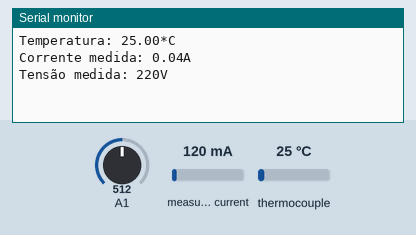
The sketch below on a simulated Arduino Uno, built with avr-gcc and run on an emulated ATmega328P. Shown: the last lines printed to the serial monitor. The inputs (shaded band) are chosen by the test bench; at power-on: measured current 120 mA, thermocouple 25 °C, A1 = 512.

Above: at 1.2 s.
1.3 s: measured current set to 40 mA
At 2.1 s:
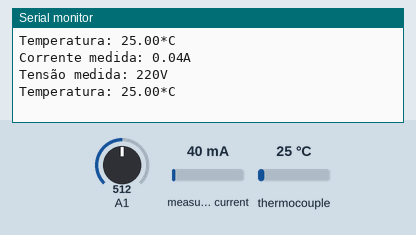
2.8 s: thermocouple set to 6 °C
At 4.1 s:
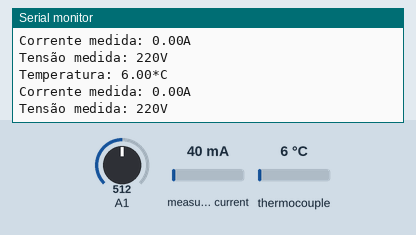
4.3 s: A1 set to 306
At 4.7 s:
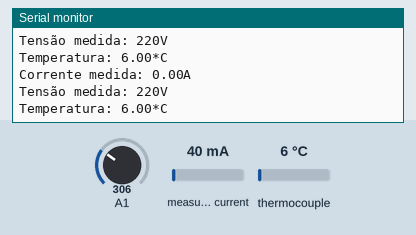
5.8 s: measured current set to 500 mA
At 6.8 s:
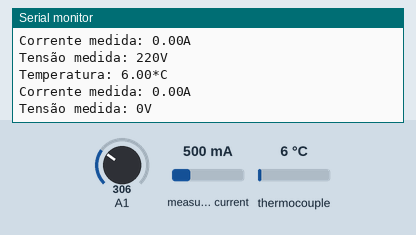
7.3 s: thermocouple set to 75 °C
At 8.1 s:
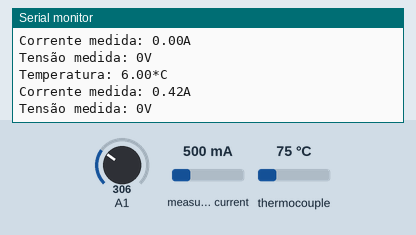
Timing chart, 0 to 9.8 s (numbered marks = the images above; inputs shaded):
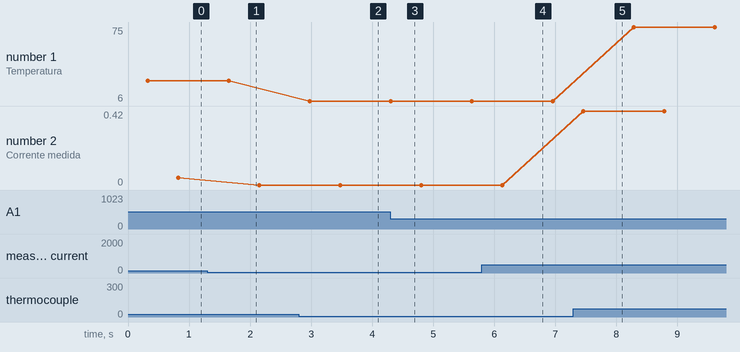

Measured:
- after the input at 2.8 s, the serial monitor: prints a new line after 0.18 s (image 2)
- plotted number 1: 25 → 6 after the input at 2.8 s, 6 → 75 after the input at 7.3 s
- plotted number 2: 0.04 → 0 after the input at 1.3 s

The sketch:

Sensores_V3.ino.ino
```cpp
#include "EmonLib.h"
#include "max6675.h"

//----Configuracoes Sensor de Corrente----//
#define CURRENT_CAL 14.40 //VALOR DE CALIBRACAO (DEVE SER AJUSTADO EM PARALELO COM UM MULTIMETRO MEDINDO A CORRENTE DA CARGA)
const int pinoSensor = A0; //PINO ANALOGICO EM QUE O SENSOR ESTA CONECTADO
float ruido = 0.08; //RUIDO PRODUZIDO NA SAIDA DO SENSOR (DEVE SER AJUSTADO COM A CARGA DESLIGADA APOS CARREGAMENTO DO CODIGO NO ARDUINO)

EnergyMonitor emon1; //CRIA UMA INSTANCIA

//----Configuracoes Sensor de Tensao----//
int pinoentrada;
int tensao;
int i=0;
int soma=0;
int media=0;
int resultaTensao=0;

//----Configuracoes Sensor de Temperatura----//

int ktcSO = 8; //PINO DIGITAL (SO)
int ktcCS = 9; //PINO DIGITAL (CS)
int ktcCLK = 10; //PINO DIGITAL (CLK / SCK)

MAX6675 ktc(ktcCLK, ktcCS, ktcSO); //CRIA UMA INSTÂNCIA UTILIZANDO OS PINOS (CLK, CS, SO)

void setup(){
  Serial.begin(9600); //INICIALIZA A SERIAL
  emon1.current(pinoSensor, CURRENT_CAL); //PASSA PARA A FUNCAO OS PARAMETROS (PINO ANALOGICO / VALOR DE CALIBRACAO)
}

void loop(){
/*---- Configuracoes Sensor de Corrente ----*/
  emon1.calcVI(17,100); //FUNCAO DE CALCULO (17 SEMICICLOS / TEMPO LIMITE PARA FAZER A MEDICAO)
  double currentDraw = emon1.Irms; //VARIAVEL RECEBE O VALOR DE CORRENTE RMS OBTIDO
  currentDraw = currentDraw-ruido; //VARIAVEL RECEBE O VALOR RESULTANTE DA CORRENTE RMS MENOS O RUIDO

  if(currentDraw < 0){ //SE O VALOR DA VARIAVEL FOR MENOR QUE 0, FAZ
      currentDraw = 0; //VARIAVEL RECEBE 0
  }
/*---- Configuracoes Sensor de Tensao ----*/
  soma=0;
  i=0;

  if(analogRead(A1)>20){

    for(i=0;i<1000;i++){
      pinoentrada = analogRead(A1);
      tensao = (pinoentrada*6.5)/1024;
      tensao = tensao*1.732;
      soma = (soma+tensao);
    }

    media = soma/10;
 //   Serial.println(media);
    if((media<130)&&(media>70)){
      resultaTensao = 110;
    }
    if(media>150){
      resultaTensao = 220;
    }
    else{
      resultaTensao = 0;
    }
  }
/*---- Configuracoes Sensor de Temperatura ----*/
   Serial.print("Temperatura: "); //IMPRIME O TEXTO NO MONITOR SERIAL
   Serial.print(ktc.readCelsius()); //IMPRIME NO MONITOR SERIAL A TEMPERATURA MEDIDA
   Serial.println("*C"); //IMPRIME O TEXTO NO MONITOR SERIAL
   delay(500); //INTERVALO DE 500 MILISSEGUNDOS

/*---------- Leitura Serial -----------*/
    Serial.print("Corrente medida: "); //IMPRIME O TEXTO NA SERIAL
    Serial.print(currentDraw); //IMPRIME NA SERIAL O VALOR DE CORRENTE MEDIDA
    Serial.println("A"); //IMPRIME O TEXTO NA SERIAL

    Serial.print("Tensão medida: "); //IMPRIME O TEXTO NA SERIAL
    Serial.print(resultaTensao); //IMPRIME NA SERIAL O VALOR DE CORRENTE MEDIDA
    Serial.println("V"); //IMPRIME O TEXTO NA SERIAL

    delay(500);
}
```
